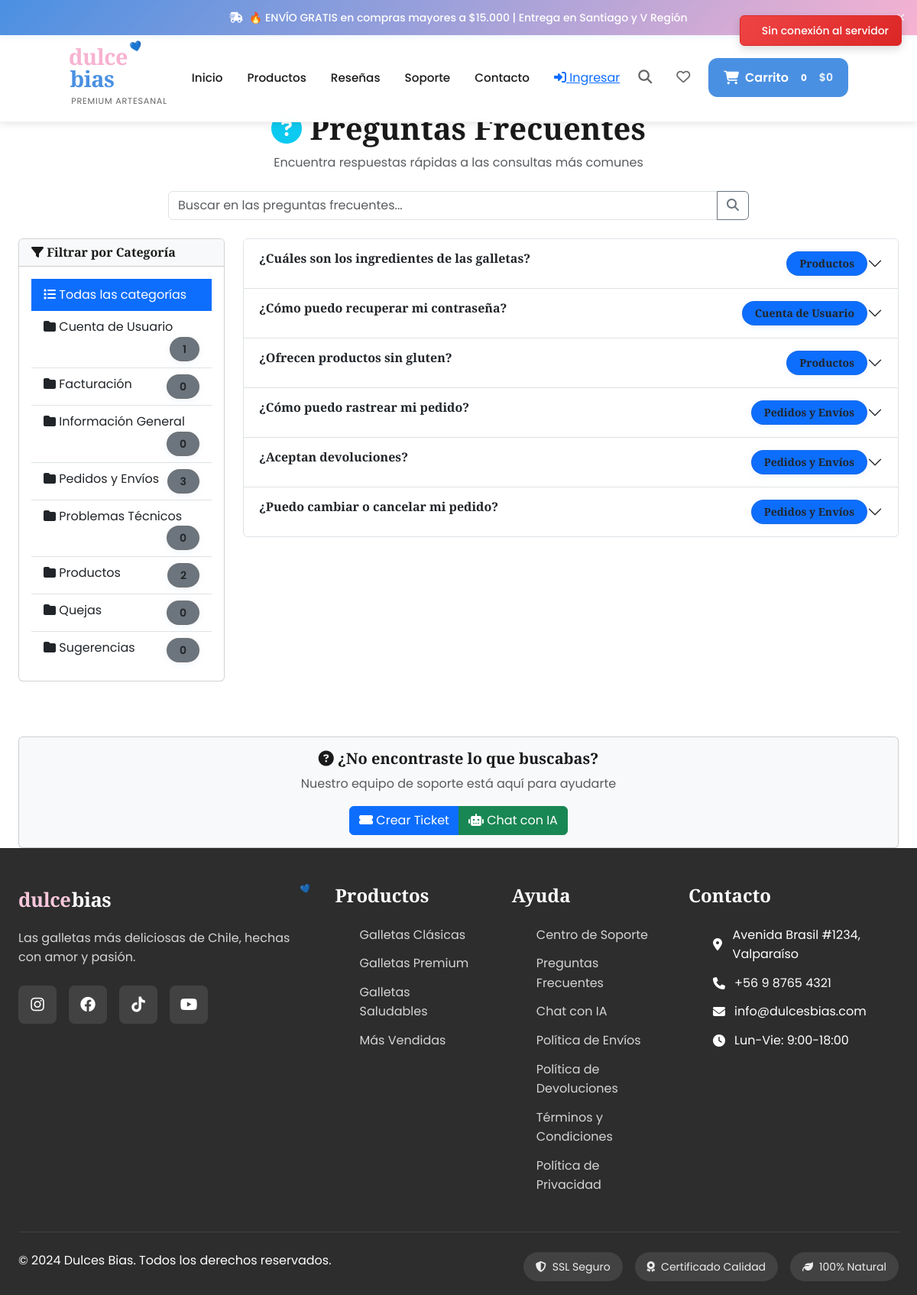
/support/faq/, run on the app's committed database.
### support/models.py (models this page shows, shortened)
class SupportCategory(models.Model):
    name = models.CharField(max_length=100, verbose_name="Nombre")
    description = models.TextField(blank=True, verbose_name="Descripción")
    icon = models.CharField(max_length=50, default="fas fa-question", verbose_name="Icono")
    is_active = models.BooleanField(default=True, verbose_name="Activo")
    order = models.PositiveIntegerField(default=0, verbose_name="Orden")
    created_at = models.DateTimeField(auto_now_add=True, verbose_name="Fecha de Creación")
    class Meta:
        verbose_name = "Categoría de Soporte"
        verbose_name_plural = "Categorías de Soporte"
        ordering = ['order', 'name']

class SupportFAQ(models.Model):
    question = models.CharField(max_length=300, verbose_name="Pregunta")
    answer = models.TextField(verbose_name="Respuesta")
    category = models.ForeignKey(SupportCategory, on_delete=models.CASCADE)
    keywords = models.TextField(verbose_name="Palabras Clave", help_text="Separadas por comas")
    view_count = models.PositiveIntegerField(default=0, verbose_name="Veces Vista")
    helpful_votes = models.PositiveIntegerField(default=0, verbose_name="Votos Útiles")
    not_helpful_votes = models.PositiveIntegerField(default=0, verbose_name="Votos No Útiles")
    is_featured = models.BooleanField(default=False, verbose_name="Destacada")
    is_active = models.BooleanField(default=True, verbose_name="Activa")
    created_at = models.DateTimeField(auto_now_add=True)
    updated_at = models.DateTimeField(auto_now=True)
    class Meta:
        verbose_name = "Pregunta Frecuente"
        verbose_name_plural = "Preguntas Frecuentes"
        ordering = ['-is_featured', '-helpful_votes', '-view_count']
    @property
    def upvotes(self):
        return self.helpful_votes
    @property
    def downvotes(self):
        return self.not_helpful_votes

### support/views.py (the view)
# urls.py: path('faq/', views.faq_list, name='faq_list'),
def faq_list(request):
    categories = SupportCategory.objects.filter(is_active=True)
    selected_category = None
    category_id = request.GET.get('category')
    if category_id:
        try:
            selected_category = SupportCategory.objects.get(id=category_id)
            faqs = SupportFAQ.objects.filter(
                category=selected_category,
                is_active=True
            )
        except SupportCategory.DoesNotExist:
            faqs = SupportFAQ.objects.filter(is_active=True)
    else:
        faqs = SupportFAQ.objects.filter(is_active=True)
    paginator = Paginator(faqs, 10)
    page_number = request.GET.get('page')
    page_obj = paginator.get_page(page_number)
    context = {
        'faqs': page_obj,
        'categories': categories,
        'selected_category': selected_category,
        'is_paginated': page_obj.has_other_pages(),
        'page_obj': page_obj,
    }
    return render(request, 'support/faq_list.html', context)

### cart/models.py (called while the page is built)
    def get_total_price(self):
        return sum(Decimal(item['price']) * item['quantity'] for item in self.cart.values())

    def __len__(self):
        return sum(item['quantity'] for item in self.cart.values())

### support/templates/support/faq_list.html (shortened to what this page needs)
{% extends 'base.html' %}
{% block content %}
<div class="container mt-4">
    <div class="row">
        <div class="col-12">
            <div class="text-center mb-4">
                <h1><i class="fas fa-question-circle text-info"></i> Preguntas Frecuentes</h1>
                <p class="text-muted">Encuentra respuestas rápidas a las consultas más comunes</p>
            </div>
        </div>
    </div>
    <div class="row mb-4">
        <div class="col-md-8 mx-auto">
            <div class="input-group">
                <input type="text"
                       class="form-control"
                       id="searchFAQ"
                       placeholder="Buscar en las preguntas frecuentes...">
                <button class="btn btn-outline-secondary" type="button">
                    <i class="fas fa-search"></i>
                </button>
            </div>
        </div>
    </div>
    <div class="row">
        <div class="col-md-3 mb-4">
            <div class="card">
                <div class="card-header bg-light">
                    <h6 class="mb-0"><i class="fas fa-filter"></i> Filtrar por Categoría</h6>
                </div>
                <div class="card-body">
                    <div class="list-group list-group-flush">
                        <a href="?category=" class="list-group-item list-group-item-action {% if not selected_category %}active{% endif %}">
                            <i class="fas fa-list"></i> Todas las categorías
                        </a>
                        {% for category in categories %}
                        <a href="?category={{ category.id }}"
                           class="list-group-item list-group-item-action {% if selected_category.id == category.id %}active{% endif %}">
                            <i class="fas fa-folder"></i> {{ category.name }}
                            <span class="badge bg-secondary float-end">{{ category.supportfaq_set.count }}</span>
                        </a>
                        {% endfor %}
                    </div>
                </div>
            </div>
        </div>
        <div class="col-md-9">
            {% if faqs %}
                <div id="faqAccordion" class="accordion">
                    {% for faq in faqs %}
                    <div class="accordion-item faq-item" data-category="{{ faq.category.name|lower }}" data-question="{{ faq.question|lower }}">
                        <h2 class="accordion-header" id="faq{{ faq.id }}">
                            <button class="accordion-button collapsed"
                                    type="button"
                                    data-bs-toggle="collapse"
                                    data-bs-target="#collapse{{ faq.id }}"
                                    aria-expanded="false"
                                    aria-controls="collapse{{ faq.id }}">
                                <div class="w-100">
                                    <div class="d-flex justify-content-between align-items-start">
                                        <div class="flex-grow-1">
                                            <strong>{{ faq.question }}</strong>
                                        </div>
                                        <div class="ms-3">
                                            <span class="badge bg-primary">{{ faq.category.name }}</span>
                                        </div>
                                    </div>
                                </div>
                            </button>
                        </h2>
                    </div>
                    {% endfor %}
                </div>
            {% endif %}
        </div>
    </div>
    <div class="row mt-5">
        <div class="col-12">
            <div class="card bg-light">
                <div class="card-body text-center">
                    <h5><i class="fas fa-question-circle"></i> ¿No encontraste lo que buscabas?</h5>
                    <p class="text-muted">Nuestro equipo de soporte está aquí para ayudarte</p>
                    <div class="btn-group" role="group">
                        <a href="{% url 'support:create_ticket' %}" class="btn btn-primary">
                            <i class="fas fa-ticket-alt"></i> Crear Ticket
                        </a>
                        <a href="{% url 'support:quick_support' %}" class="btn btn-success">
                            <i class="fas fa-robot"></i> Chat con IA
                        </a>
                    </div>
                </div>
            </div>
        </div>
    </div>
</div>
{% endblock %}

### static/css/styles.css (style rules this page uses)
*, *::before, *::after { margin: 0; padding: 0; box-sizing: border-box; }
:root { --primary-blue: #4A90E2; --primary-blue-dark: #357ABD; --primary-blue-light: #6BA3E8; --accent-pink: #F7B2D1; --accent-pink-dark: #E896C1; --accent-pink-light: #F9C8DC; --background-light: #F8FAFF; --background-cream: #FDF9FF; --white: #FFFFFF; --black: #1A1A1A; --gray-dark: #2D2D2D; --gray-medium: #666666; --gray-light: #E8F1FF; --success: #10B981; --error: #EF4444; --warning: #F59E0B; --gradient-primary: linear-gradient(135deg, var(--primary-blue) 0%, var(--accent-pink) 100%); --gradient-light: linear-gradient(135deg, var(--background-light) 0%, var(--accent-pink-light) 100%); --font-primary: 'Poppins', -apple-system, BlinkMacSystemFont, 'Segoe UI', sans-serif; --font-display: 'Playfair Display', serif; --container-max-width: 1200px; --section-padding: 5rem 0; --border-radius: 12px; --border-radius-large: 24px; --shadow-sm: 0 2px 8px rgba(74, 144, 226, 0.1); --shadow-md: 0 4px 16px rgba(74, 144, 226, 0.15); --shadow-lg: 0 8px 32px rgba(74, 144, 226, 0.2); --shadow-xl: 0 16px 64px rgba(74, 144, 226, 0.25); --transition-fast: 0.15s ease; --transition-medium: 0.3s ease; --transition-slow: 0.5s ease; }
html { scroll-behavior: smooth; font-size: 16px; }
body { font-family: var(--font-primary); line-height: 1.6; color: var(--black); background-color: var(--white); overflow-x: hidden; padding-top: 120px; }
.container { max-width: var(--container-max-width); margin: 0 auto; padding: 0 1.5rem; }
h1, h2, h3, h4, h5, h6 { font-family: var(--font-display); font-weight: 600; line-height: 1.2; color: var(--black); }
.badge { background: var(--white); color: var(--primary-color); font-size: 0.875rem; font-weight: 600; padding: 0.5rem 1rem; border-radius: 20px; box-shadow: var(--shadow-sm); border: 1px solid rgba(139, 69, 19, 0.1); }

### data on the page
SupportCategory: name "Cuenta de Usuario", supportfaq_set.count "1"
SupportCategory: name "Facturación", supportfaq_set.count "0"
SupportCategory: name "Información General", supportfaq_set.count "0"
SupportCategory: name "Pedidos y Envíos", supportfaq_set.count "3"
SupportCategory: name "Problemas Técnicos", supportfaq_set.count "0"
SupportCategory: name "Productos", supportfaq_set.count "2"
SupportCategory: name "Quejas", supportfaq_set.count "0"
SupportCategory: name "Sugerencias", supportfaq_set.count "0"
SupportFAQ: question "¿Cuáles son los ingredientes de las galletas?", category.name "Productos"
SupportFAQ: question "¿Cómo puedo recuperar mi contraseña?", category.name "Cuenta de Usuario"
SupportFAQ: question "¿Ofrecen productos sin gluten?", category.name "Productos"
SupportFAQ: question "¿Cómo puedo rastrear mi pedido?", category.name "Pedidos y Envíos"
SupportFAQ: question "¿Aceptan devoluciones?", category.name "Pedidos y Envíos"
SupportFAQ: question "¿Puedo cambiar o cancelar mi pedido?", category.name "Pedidos y Envíos"

### other printed values
{{ cart_items_count|default:0 }} "0"
{{ cart_total|default:"$0" }} "$0"
